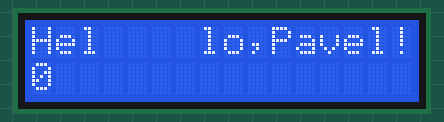
Recording of a program running on a simulated Arduino Uno, built with avr-gcc and run on an emulated ATmega328P. Shown: 16×2 character LCD.

Above: at 0.1 s.
At 4.1 s:
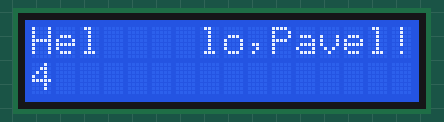
At 9.2 s:
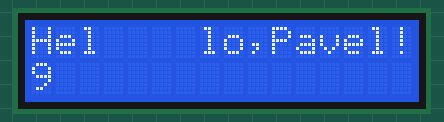
At 19.2 s:
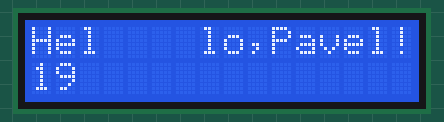
At 28.3 s:
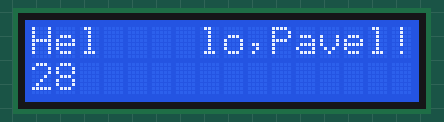
At 38.3 s:
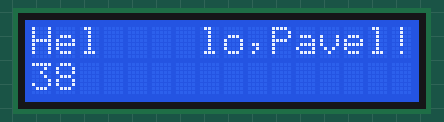

Measured:
- what the display in image 1 shows lasts 1.0 s, from 4.1 s to 5.1 s

The program:

main.cpp
```cpp
#include <Arduino.h>

#include <LiquidCrystal.h>  // Лобавляем необходимую библиотеку
LiquidCrystal lcd(7, 6, 5, 4, 3, 2); // (RS, E, DB4, DB5, DB6, DB7)

void setup(){
  lcd.begin(16, 2);                  // Задаем размерность экрана

  lcd.setCursor(0, 0);              // Устанавливаем курсор в начало 1 строки
        // Выводим текст
  lcd.setCursor(0, 1);              // Устанавливаем курсор в начало 2 строки
  lcd.print("zelectro.cc");         // Выводим текст
}
int k=0;
void loop()
{
lcd.clear();
lcd.setCursor(0, 0);
lcd.print("Hel    lo,Pavel!");
lcd.setCursor(0, 1);
lcd.print(k++);
delay(1000);
}
```
